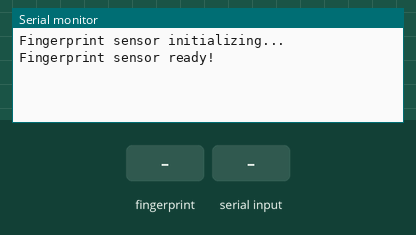
The sketch below on a simulated Arduino Uno, built with avr-gcc and run on an emulated ATmega328P. On the bench: the last lines printed to the serial monitor. The test bench sets the inputs (shaded band).

Above: at 2.2 s.
2.3 s: finger stored as number 1 placed on the sensor
At 3.5 s:
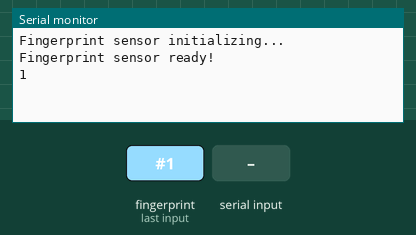
4.1 s: "ENR\n" received over Serial
At 4.7 s:
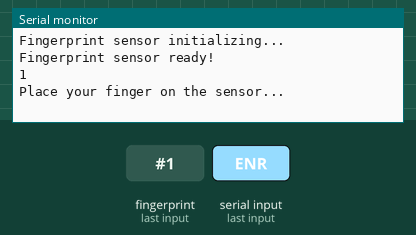
5.6 s: finger stored as number 1 placed on the sensor
At 7.3 s:
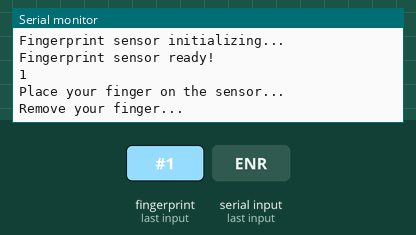
8.6 s: finger stored as number 1 placed on the sensor
At 9.8 s:
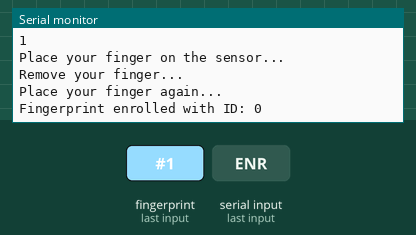

The sketch:

FP.ino
```cpp
#include <Adafruit_Fingerprint.h>
#include <SoftwareSerial.h>

// Define pins for the fingerprint sensor
#define RX_PIN 2 // Fingerprint sensor TX
#define TX_PIN 3 // Fingerprint sensor RX

SoftwareSerial mySerial(RX_PIN, TX_PIN); // Create software serial for the fingerprint sensor
Adafruit_Fingerprint finger = Adafruit_Fingerprint(&mySerial);

String cmd;

void setup() {
  Serial.begin(115200);
  mySerial.begin(57600);

  Serial.println("Fingerprint sensor initializing...");
  finger.begin(57600);
  delay(5);

  if (finger.verifyPassword()) {
    Serial.println("Fingerprint sensor ready!");
  } else {
    Serial.println("Fingerprint sensor not found. Check wiring.");
    while (1);
  }
}

void loop() {
  // Check if there's data from Serial
  if (Serial.available()) {
    String command = Serial.readStringUntil('\n');
    command.trim();

    if (command.startsWith("ENR")) {
      // Extract the template ID from the command
      int templateID = command.substring(4).toInt();
      enrollFingerprint(templateID);
    }
  }

  // Continuously read fingerprints
  int fingerID = getFingerprintID();
  if (fingerID >= 0) {
    Serial.println(fingerID);
  }

  delay(5); // Delay to prevent flooding the serial output
}

int getFingerprintID() {
  // Get the fingerprint ID
  int result = finger.getImage();
  if (result != FINGERPRINT_OK) return -1;

  result = finger.image2Tz();
  if (result != FINGERPRINT_OK) return -1;

  result = finger.fingerFastSearch();
  if (result != FINGERPRINT_OK) return -1;

  return finger.fingerID; // Return the detected finger ID
}

void enrollFingerprint(int templateID) {
  if (templateID < 0 || templateID > 127) { // Assuming ID range is 0-127
    Serial.println("Invalid template ID. Must be between 0 and 127.");
    return;
  }

  Serial.println("Place your finger on the sensor...");

  // Wait for finger to be read
  while (finger.getImage() != FINGERPRINT_OK);

  // Convert the image to template
  finger.image2Tz(1);

  Serial.println("Remove your finger...");
  delay(2000); // Wait for the finger to be removed

  Serial.println("Place your finger again...");

  // Wait for finger to be read again
  while (finger.getImage() != FINGERPRINT_OK);

  // Convert the image to template
  finger.image2Tz(2);

  // Create the fingerprint with the specified template ID
  int result = finger.createModel();
  if (result == FINGERPRINT_OK) {
    result = finger.storeModel(templateID);
    if (result == FINGERPRINT_OK) {
      Serial.print("Fingerprint enrolled with ID: ");
      Serial.println(templateID);
    } else {
      Serial.print("Error storing fingerprint: ");
      Serial.println(result);
    }
  } else {
    Serial.print("Error creating fingerprint model: ");
    Serial.println(result);
  }
}
```

Measured:
- after the input at 2.3 s, the serial monitor: prints a new line after 0.30 s (image 1)
- after the input at 4.1 s, the serial monitor: prints a new line at once (image 2)
- after the input at 5.6 s, the serial monitor: prints a new line after 0.20 s (image 3)
- after the input at 8.6 s, the serial monitor: prints a new line after 0.25 s (image 4)
